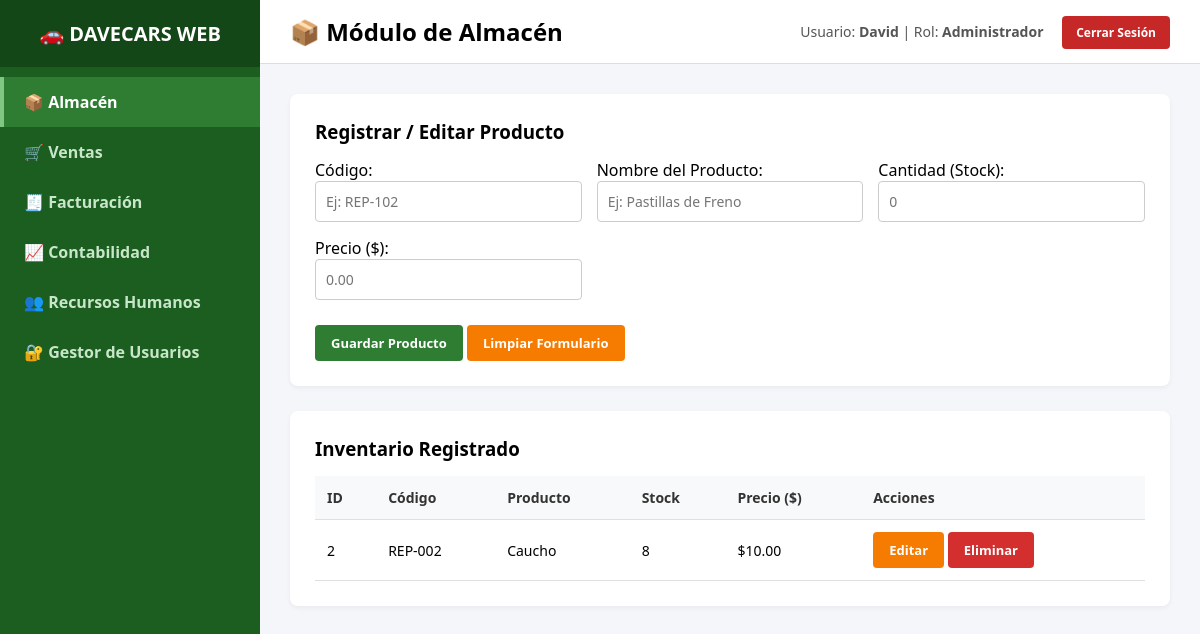
/almacen (signed in), run on the app's committed database.
### tables this page shows
CREATE TABLE almacen (
            id INTEGER PRIMARY KEY AUTOINCREMENT,
            codigo TEXT UNIQUE NOT NULL,
            nombre TEXT NOT NULL,
            cantidad INTEGER NOT NULL,
            precio REAL NOT NULL
        );

### app.py (the view)
@app.route("/almacen")
def almacen():
    if not verificar_sesion(): return redirect(url_for("login"))
    items = query_db("SELECT * FROM almacen")
    return render_template("almacen.html", items=items)

### app.py (called while the page is built)
def get_db():
    db = getattr(g, '_database', None)
    if db is None:
        db = g._database = sqlite3.connect(DATABASE)
        db.row_factory = sqlite3.Row  # Permite acceder a columnas por nombre
    return db

def query_db(query, args=()):
    cur = get_db().execute(query, args)
    rv = cur.fetchall()
    return [dict(row) for row in rv]  # Convierte cada Row en un diccionario

@app.teardown_appcontext
def close_connection(exception):
    db = getattr(g, '_database', None)
    if db is not None:
        db.close()

def verificar_sesion():
    return "usuario" in session

### templates/almacen.html (shortened to what this page needs)
{% extends "base.html" %}
{% block page_title %}📦 Módulo de Almacén{% endblock %}
{% block content %}
<div class="card">
    <h3 id="form-title">Registrar / Editar Producto</h3>
    <form action="{{ url_for('almacen_guardar') }}" method="POST" class="form-grid">
        <div>
            <label>Código:</label>
            <input type="text" name="codigo" id="codigo" required placeholder="Ej: REP-102">
        </div>
        <div>
            <label>Nombre del Producto:</label>
            <input type="text" name="nombre" id="nombre" required placeholder="Ej: Pastillas de Freno">
        </div>
        <div>
            <label>Cantidad (Stock):</label>
            <input type="number" name="cantidad" id="cantidad" required placeholder="0">
        </div>
        <div>
            <label>Precio ($):</label>
            <input type="number" step="0.01" name="precio" id="precio" required placeholder="0.00">
        </div>
        <div style="grid-column: 1 / -1; margin-top: 10px;">
            <button type="submit" class="btn btn-primary">Guardar Producto</button>
            <button type="button" class="btn btn-warning" onclick="limpiarFormulario()">Limpiar Formulario</button>
        </div>
    </form>
</div>
<div class="card">
    <h3>Inventario Registrado</h3>
    <table>
        <thead>
            <tr>
                <th>ID</th>
                <th>Código</th>
                <th>Producto</th>
                <th>Stock</th>
                <th>Precio ($)</th>
                <th>Acciones</th>
            </tr>
        </thead>
        <tbody>
            {% for item in items %}
            <tr>
                <td>{{ item.id }}</td>
                <td>{{ item.codigo }}</td>
                <td>{{ item.nombre }}</td>
                <td>{{ item.cantidad }}</td>
                <td>${{ "%.2f"|format(item.precio) }}</td>
                <td>
                    <button class="btn btn-warning" onclick='editar({{ item.id }}, "{{ item.codigo }}", "{{ item.nombre }}", {{ item.cantidad }}, {{ item.precio }})'>Editar</button>
                    <a href="{{ url_for('almacen_eliminar', id=item.id) }}" class="btn btn-danger" onclick="return confirm('¿Eliminar este producto?')">Eliminar</a>
                </td>
            </tr>
            {% else %}
            <tr><td colspan="6">No hay productos registrados.</td></tr>
            {% endfor %}
        </tbody>
    </table>
</div>
{% endblock %}

### templates/base.html (style rules this page uses)
* { box-sizing: border-box; margin: 0; padding: 0; font-family: 'Segoe UI', Tahoma, Geneva, Verdana, sans-serif; }
body { display: flex; height: 100vh; background-color: #f4f6f9; }
.card { background-color: white; padding: 25px; border-radius: 8px; box-shadow: 0 2px 5px rgba(0,0,0,0.05); margin-bottom: 25px; }
table { width: 100%; border-collapse: collapse; margin-top: 15px; }
th, td { padding: 12px; text-align: left; border-bottom: 1px solid #e0e0e0; font-size: 14px; }
th { background-color: #f8f9fa; color: #333; font-weight: 600; }
.form-grid { display: grid; grid-template-columns: repeat(auto-fit, minmax(200px, 1fr)); gap: 15px; margin-top: 15px; }
input, select { width: 100%; padding: 10px; border: 1px solid #ccc; border-radius: 4px; font-size: 14px; }
.btn { padding: 9px 16px; border: none; border-radius: 4px; font-weight: bold; cursor: pointer; text-decoration: none; display: inline-block; font-size: 13px; }
.btn-primary { background-color: #2e7d32; color: white; }
.btn-warning { background-color: #f57c00; color: white; }
.btn-danger { background-color: #d32f2f; color: white; }

### data on the page
almacen: id "2", codigo "REP-002", nombre "Caucho", cantidad "8", precio "10.00"

### other printed values
{{ session.get('usuario') }} "David"
{{ session.get('rol') }} "Administrador"
